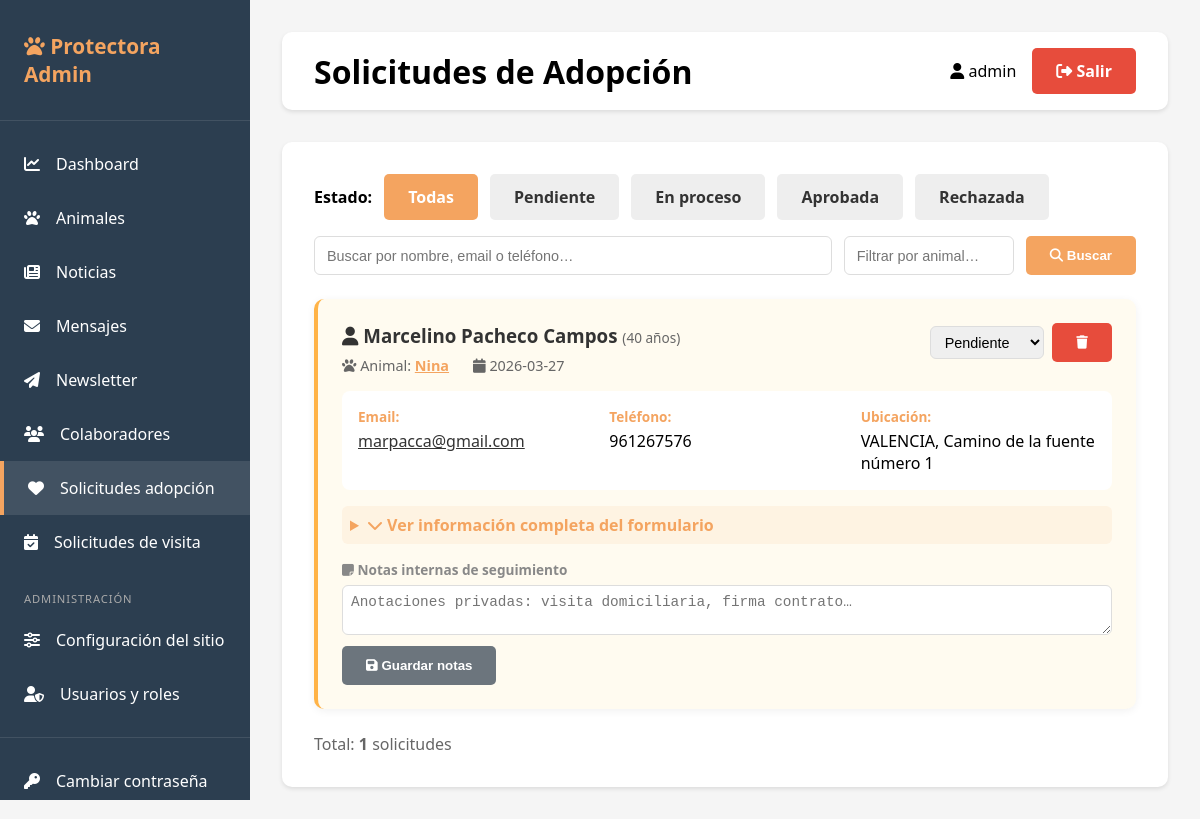
Page /admin/adoptions (signed in) on the committed database.
### tables this page shows
CREATE TABLE adoption_requests (
                id INTEGER PRIMARY KEY AUTOINCREMENT,
                animal_id INTEGER NOT NULL,
                animal_name TEXT,
                name TEXT NOT NULL,
                email TEXT NOT NULL,
                phone TEXT,
                message TEXT,
                status TEXT DEFAULT 'pendiente',
                created_at TIMESTAMP DEFAULT CURRENT_TIMESTAMP, age INTEGER, address TEXT, city TEXT, living_situation TEXT, own_or_rent TEXT, has_yard TEXT, landlord_permission TEXT, household_members INTEGER, has_children TEXT, children_ages TEXT, current_pets TEXT, pet_experience TEXT, work_schedule TEXT, hours_home_per_day TEXT, why_adopt TEXT, vet_name TEXT, vet_phone TEXT, reference_name TEXT, reference_phone TEXT, comments TEXT, notes TEXT,
                FOREIGN KEY (animal_id) REFERENCES animals(id)
            );

### app.py (the view)
@app.route('/admin/adoptions')
@login_required
def list_adoptions():
    db = get_db()
    placeholder  = get_placeholder()
    current_status = request.args.get('status', '')
    search         = request.args.get('search', '').strip()
    animal_filter  = request.args.get('animal', '').strip()
    query  = 'SELECT * FROM adoption_requests WHERE 1=1'
    params = []
    if current_status:
        query += f' AND status = {placeholder}'
        params.append(current_status)
    if search:
        query += f' AND (name LIKE {placeholder} OR email LIKE {placeholder} OR phone LIKE {placeholder})'
        params.extend([f'%{search}%'] * 3)
    if animal_filter:
        query += f' AND animal_name LIKE {placeholder}'
        params.append(f'%{animal_filter}%')
    query += ' ORDER BY created_at DESC'
    adoptions = db.execute(query, params).fetchall()
    return render_template('adoptions.html', adoptions=adoptions, current_status=current_status,
                           search=search, animal_filter=animal_filter)

### app.py (called while the page is built)
def generate_csrf_token():
    if '_csrf_token' not in session:
        session['_csrf_token'] = secrets.token_hex(32)
    return session['_csrf_token']

def get_placeholder():
    return '%s' if USE_POSTGRES else '?'

def get_db():
    if USE_POSTGRES:
        conn = psycopg2.connect(DATABASE_URL)
        conn.cursor_factory = psycopg2.extras.RealDictCursor
        return DatabaseWrapper(conn, is_postgres=True)
    else:
        conn = sqlite3.connect(DATABASE)
        conn.row_factory = sqlite3.Row
        return DatabaseWrapper(conn, is_postgres=False)

def login_required(f):
    @wraps(f)
    def decorated_function(*args, **kwargs):
        if 'user_id' not in session:
            return redirect(url_for('login'))
        return f(*args, **kwargs)
    return decorated_function

    def execute(self, query, params=None):
        if self._is_postgres and '?' in query:
            query = query.replace('?', '%s')
        cursor = self._conn.cursor()
        if params:
            cursor.execute(query, params)
        else:
            cursor.execute(query)
        return cursor

### templates/adoptions.html (shortened to what this page needs)
{% extends "base.html" %}
{% block page_title %}Solicitudes de Adopción{% endblock %}
{% block content %}
<div style="display:flex; gap:0.75rem; margin-bottom:1rem; flex-wrap:wrap; align-items:center;">
    <strong>Estado:</strong>
    {% for s, label in [('','Todas'),('pendiente','Pendiente'),('en_proceso','En proceso'),('aprobada','Aprobada'),('rechazada','Rechazada')] %}
    <a href="{{ url_for('list_adoptions', status=s if s else None, search=search, animal=animal_filter) }}"
       class="btn btn-sm" style="background:{% if current_status == s or (not current_status and not s) %}#F4A460; color:white{% else %}#eee; color:#333{% endif %}">
        {{ label }}
    </a>
    {% endfor %}
</div>
<form method="GET" action="{{ url_for('list_adoptions') }}" style="display:flex; gap:.75rem; margin-bottom:1.5rem; flex-wrap:wrap;">
    <input type="text" name="search" value="{{ search }}" placeholder="Buscar por nombre, email o teléfono…"
           style="flex:1; min-width:200px; padding:.45rem .75rem; border:1px solid #ddd; border-radius:6px; font-size:.9rem;">
    <input type="text" name="animal" value="{{ animal_filter }}" placeholder="Filtrar por animal…"
           style="width:170px; padding:.45rem .75rem; border:1px solid #ddd; border-radius:6px; font-size:.9rem;">
    <button type="submit" class="btn btn-primary btn-sm"><i class="fas fa-search"></i> Buscar</button>
</form>
{% if adoptions %}
<div style="display: grid; gap: 1.5rem;">
    {% for r in adoptions %}
    <div style="background:{% if r.status == 'pendiente' %}#fffbf0{% elif r.status == 'rechazada' %}#fff5f5{% elif r.status == 'aprobada' %}#f0fff4{% else %}white{% endif %}; border-radius:10px; padding:1.5rem; box-shadow:0 2px 8px rgba(0,0,0,0.06); border-left:4px solid {% if r.status == 'pendiente' %}#FFB347{% elif r.status == 'rechazada' %}#e74c3c{% elif r.status == 'aprobada' %}#27ae60{% else %}#ddd{% endif %};">
        <div style="display:flex; justify-content:space-between; align-items:start; margin-bottom:1rem; flex-wrap:wrap; gap:1rem;">
            <div>
                <h3 style="margin:0 0 0.5rem; color:#333;">
                    <i class="fas fa-user"></i> {{ r.name }}
                    {% if r.age %}<span style="font-size:0.85rem; color:#666; font-weight:normal;">({{ r.age }} años)</span>{% endif %}
                </h3>
                <div style="display:flex; gap:1.5rem; flex-wrap:wrap; font-size:0.9rem; color:#666;">
                    <span><i class="fas fa-paw"></i> Animal: <strong><a href="{{ url_for('edit_animal', animal_id=r.animal_id) }}" style="color:#F4A460;">{{ r.animal_name or '—' }}</a></strong></span>
                    <span><i class="fas fa-calendar"></i> {{ r.created_at[:10] }}</span>
                </div>
            </div>
            <div style="display:flex; gap:0.5rem; align-items:center;">
                <form method="POST" action="{{ url_for('update_adoption_status', req_id=r.id) }}" style="display:inline;">
                    <select name="status" onchange="this.form.submit()" style="padding:0.4rem 0.6rem; border-radius:6px; border:1px solid #ddd; font-size:0.9rem;">
                        <option value="pendiente" {% if r.status=='pendiente' %}selected{% endif %}>Pendiente</option>
                    </select>
                </form>
                <form method="POST" action="{{ url_for('delete_adoption_request', req_id=r.id) }}" style="display:inline;"
                      onsubmit="return confirm('¿Eliminar esta solicitud?');">
                    <button type="submit" class="btn btn-danger btn-sm" title="Eliminar">
                        <i class="fas fa-trash"></i>
                    </button>
                </form>
            </div>
        </div>
        <div style="display:grid; grid-template-columns:repeat(auto-fit, minmax(200px, 1fr)); gap:1rem; margin-bottom:1rem; padding:1rem; background:white; border-radius:8px;">
            <div>
                <strong style="color:#F4A460; display:block; font-size:0.85rem; margin-bottom:0.25rem;">Email:</strong>
                <a href="mailto:{{ r.email }}" style="color:#333;">{{ r.email }}</a>
            </div>
            <div>
                <strong style="color:#F4A460; display:block; font-size:0.85rem; margin-bottom:0.25rem;">Teléfono:</strong>
                <span>{{ r.phone or '—' }}</span>
            </div>
            {% if r.city or r.address %}
            <div>
                <strong style="color:#F4A460; display:block; font-size:0.85rem; margin-bottom:0.25rem;">Ubicación:</strong>
                <span>{{ r.city or '—' }}{% if r.address %}, {{ r.address }}{% endif %}</span>
            </div>
            {% endif %}
        </div>
        <details style="margin-top:1rem;">
            <summary style="cursor:pointer; color:#F4A460; font-weight:600; padding:0.5rem; border-radius:6px; background:rgba(244,164,96,0.1);">
                <i class="fas fa-chevron-down"></i> Ver información completa del formulario
            </summary>
        </details>
        <form method="POST" action="{{ url_for('save_adoption_notes', req_id=r.id) }}" style="margin-top:1rem;">
            <label style="font-size:.85rem; color:#888; font-weight:600; display:block; margin-bottom:.35rem;">
                <i class="fas fa-sticky-note"></i> Notas internas de seguimiento
            </label>
            <textarea name="notes" rows="2" placeholder="Anotaciones privadas: visita domiciliaria, firma contrato…"
                      style="width:100%; border:1px solid #ddd; border-radius:6px; padding:.5rem; font-size:.9rem; resize:vertical; box-sizing:border-box;">{{ r.notes or '' }}</textarea>
            <button type="submit" class="btn btn-sm" style="margin-top:.4rem; background:#6c757d; color:white;">
                <i class="fas fa-save"></i> Guardar notas
            </button>
        </form>
    </div>
    {% endfor %}
</div>
<p style="color:#666; margin-top:1.5rem;">Total: <strong>{{ adoptions|length }}</strong> solicitudes</p>
{% else %}
<div style="text-align:center; padding:3rem;">
    <i class="fas fa-paw" style="font-size:4rem; color:#ddd; margin-bottom:1rem;"></i>
    <h3 style="color:#666;">Sin solicitudes de adopción</h3>
    <p style="color:#999;">Las solicitudes enviadas desde la web aparecerán aquí.</p>
</div>
{% endif %}
{% endblock %}

### templates/base.html (style rules this page uses)
* { margin: 0; padding: 0; box-sizing: border-box; }
body { font-family: 'Segoe UI', Tahoma, Geneva, Verdana, sans-serif; background: #f5f5f5; }
.btn { padding: 0.75rem 1.5rem; border: none; border-radius: 5px; cursor: pointer; font-weight: 600; transition: all 0.3s; text-decoration: none; display: inline-block; }
.btn-primary { background: #F4A460; color: white; }
.btn-danger { background: #E74C3C; color: white; }

### rows in the picture
adoption_requests: name "Marcelino Pacheco Campos", age "40", animal_name "Nina", created_at "2026-03-27", status "Pendiente", email "marpacca@gmail.com", phone "961267576", city "VALENCIA", address "Camino de la fuente número 1"

### other values in the picture
{{ session.username }} "admin"
{{ label }} "Todas" "Pendiente" "En proceso" "Aprobada" "Rechazada"
{{ adoptions|length }} "1"
